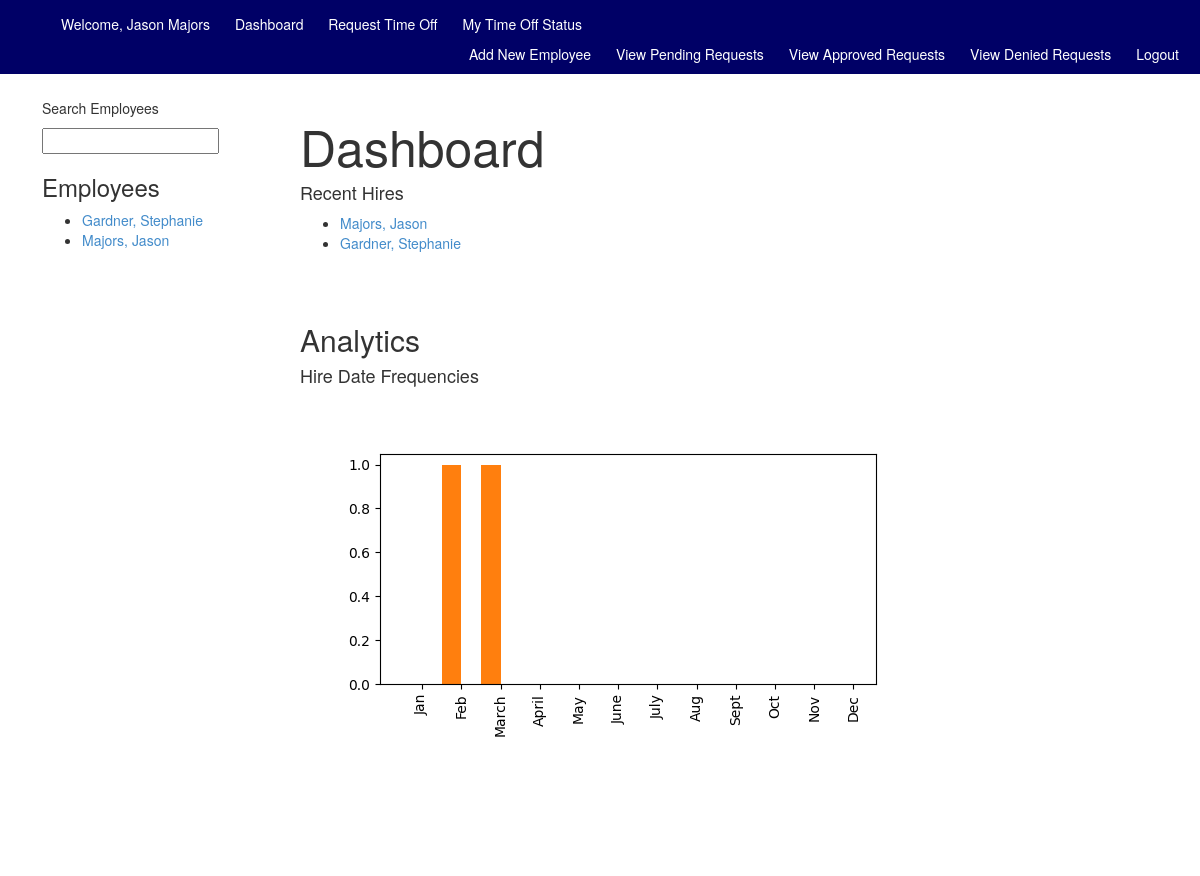
The page /hris/ (signed in) on the database its author committed.
### hris_system/models.py (models this page shows, shortened)
class Employee(models.Model):
	user = models.OneToOneField(User)
	schedule = models.OneToOneField(Schedule)
	last_name = models.CharField(max_length=25)
	first_name = models.CharField(max_length=25)
	hire_date = models.DateField(auto_now=False, auto_now_add=False)
	phone_number = models.CharField(max_length=15, blank=True)
	address = models.CharField(max_length=25, blank=True)
	city = models.CharField(max_length=25, blank=True)
	state = models.CharField(max_length=2, blank=True)
	zipcode = models.IntegerField(blank=True)
	DEPT_CHOICES = (
			('New Hire', 'New Hire'),
			('Human Resources', 'Human Resources'),
			('Shift Manager', 'Shift Manager'),
			('Staff', 'Staff'),
			('IT', 'IT Staff'),
		)
	department = models.CharField(max_length=25, choices=DEPT_CHOICES, default="New Hire")
	position = models.CharField(max_length=25, default='New Hire')
	STATUS_CHOICES = (
		('Active', 'Active'),
		('Terminated', 'Terminated'),
		('Paid Time Off', 'Paid Time Off'),
		('Personal Time Off', 'Personal Time Off'),
		('Leave of Absense', 'Leave of Absense' ),
	)
	status = models.CharField(max_length=25, choices=STATUS_CHOICES, default="Active")

### hris_system/views.py (the view)
def index(request):
	context = RequestContext(request)
	context_dict = {}
	employee_list = get_employee_list()
	hr_user = request.user.groups.filter(name="Human Resources").exists()
	mgr_user = request.user.groups.filter(name="Shift Manager").exists()
	employees = Employee.objects.order_by('-hire_date')[:5]
	hire_dates = parse_hire_dates()
	graph(hire_dates)
	context_dict['employees'] = employees
	context_dict['hr_user'] = hr_user
	context_dict['mgr_user'] = mgr_user
	context_dict['employee_list'] = employee_list
	return render_to_response('hris_system/index.html', context_dict, context)

### hris_system/views.py (called while the page is built)
def get_employee_list(max_results=0, starts_with=''):
	employee_list = []
	if starts_with:
		employee_list = Employee.objects.filter(last_name__startswith=starts_with)
	else:
		employee_list = Employee.objects.all().order_by("last_name")
	if max_results > 0:
		if len(employee_list) >	max_results:
			employee_list = employee_list[:max_results]
	return employee_list

def parse_hire_dates():
	"""Helper function to provide hire date frequencies to the graph function."""
	employees = Employee.objects.all()
	hire_dates = [i.hire_date for i in employees]
	dates = {}
	counter = Counter([i.month for i in hire_dates])
	dates['Jan'] = counter[1]
	dates['Feb'] = counter[2]
	dates['March'] = counter[3]
	dates['April'] = counter[4]
	dates['May'] = counter[5]
	dates['June'] = counter[6]
	dates['July'] = counter[7]
	dates['Aug'] = counter[8]
	dates['Sept'] = counter[9]
	dates['Oct'] = counter[10]
	dates['Nov'] = counter[11]
	dates['Dec'] = counter[12]
	return dates

def graph(dates):
	months = dates.keys()
	frequency = dates.values()
	xlocations = np.array(range(len(months))) + 0.5
	width = 0.5
	plt.bar(xlocations, frequency, width=width)
	plt.xticks(xlocations + width/2, months, rotation=90)
	plt.subplots_adjust(bottom=0.4)
	plt.rcParams['figure.figsize'] = 12, 8
	plt.savefig('static/graph.png')

### templates/hris_system/index.html (shortened to what this page needs)
{% extends 'hris_system/base.html' %}
{% block body_block %}
{% load static %}
<div>
	<h1>Dashboard</h1>
</div>
<div>
	{% if hr_user or mgr_user %}
	<h4>Recent Hires</h4>
	{% if employees %}
	<ul>
		{% for e in employees %}
			<li><a href="/hris/employee/{{ e.id }}">{{ e.last_name }}, {{ e.first_name }}</a></li>
		{% endfor %}
	</ul>
	{% endif %}
	{% endif %}
</div>
<div class="analytics">
	{% if hr_user or mgr_user %}
	<h2>Analytics</h2>
	<h4>Hire Date Frequencies</h4>
			<img src="{% static "graph.png" %}" />
	{% endif %}
</div>
{% endblock %}

### templates/hris_system/base.html (shortened to what this page needs)
<!DOCTYPE html>
{% load static %}
<!DOCTYPE html>
<html>
  <head>
    <link href="{% static 'css/bootstrap.min.css' %}" rel="stylesheet">
  </head>
  <body>
    <div id="future_navbar">
        <ul id="left_links">
        {% if user.is_authenticated %}
          <li>Welcome, {{ user.first_name }} {{ user.last_name }}</li>
          <li><a href="/hris/">Dashboard</a></li>
          <li><a href="/hris/submit">Request Time Off</li>
          <li><a href="/hris/my_requests/">My Time Off Status</a></li>
        </ul>
        <ul id="right_links">
          {% if hr_user %}
            <li><a href="/hris/add_employee">Add New Employee</a></li>
          {% endif %}
          {% if hr_user or mgr_user %}
            <li><a href="/hris/timeoff/pending">View Pending Requests</li>
            <li><a href="/hris/timeoff/approved">View Approved Requests</li>
            <li><a href="/hris/timeoff/denied">View Denied Requests</li>
          {% endif %}
          <li><a href="/hris/logout">Logout</a></li>
        {% else %}
          <li><a href="/hris/login">Login</a></li>
        </ul>
        {% endif %}
    </div>
    <div id="sidebar">
      {% if hr_user or mgr_user %}
        {% if employee_list %}
          <p>Search Employees</p>
          <form>
          <input type="text" name="suggestion" value="" id="suggestion" />
          </form>
         <div id="emps">
          {% include "hris_system/employee_list.html" with employee_list=employee_list %}
         </div>
        {% endif %}
      {% endif %}
    </div>
     <div id="body">
    {% block body_block %}
    {% endblock %}
		</div>
  </body>
</html>

### templates/hris_system/employee_list.html
{% if employee_list %}
	<h3>Employees</h3>
	<ul>
		{% for employee in employee_list %}
		<li><a href="/hris/employee/{{ employee.id }}">{{ employee.last_name }}, {{ employee.first_name }}</a></li>
		{% endfor %}
{% else %}
	<h3>No employees by this name</h3>
{% endif %}

### rows shown on the page
Employee: last_name "Gardner", first_name "Stephanie"
Employee: last_name "Majors", first_name "Jason"

### other values the page prints
{{ user.first_name }} "Jason"
{{ user.last_name }} "Majors"
